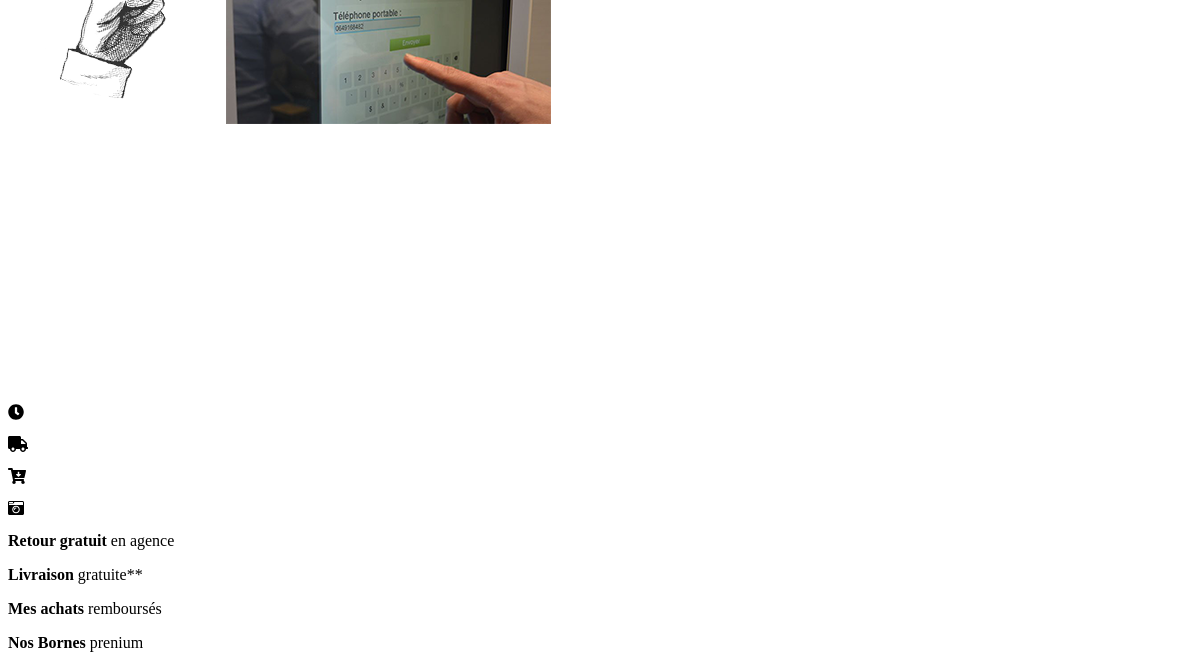
Page /index/INDEXP/home.php (lower part) on the earlier database version.
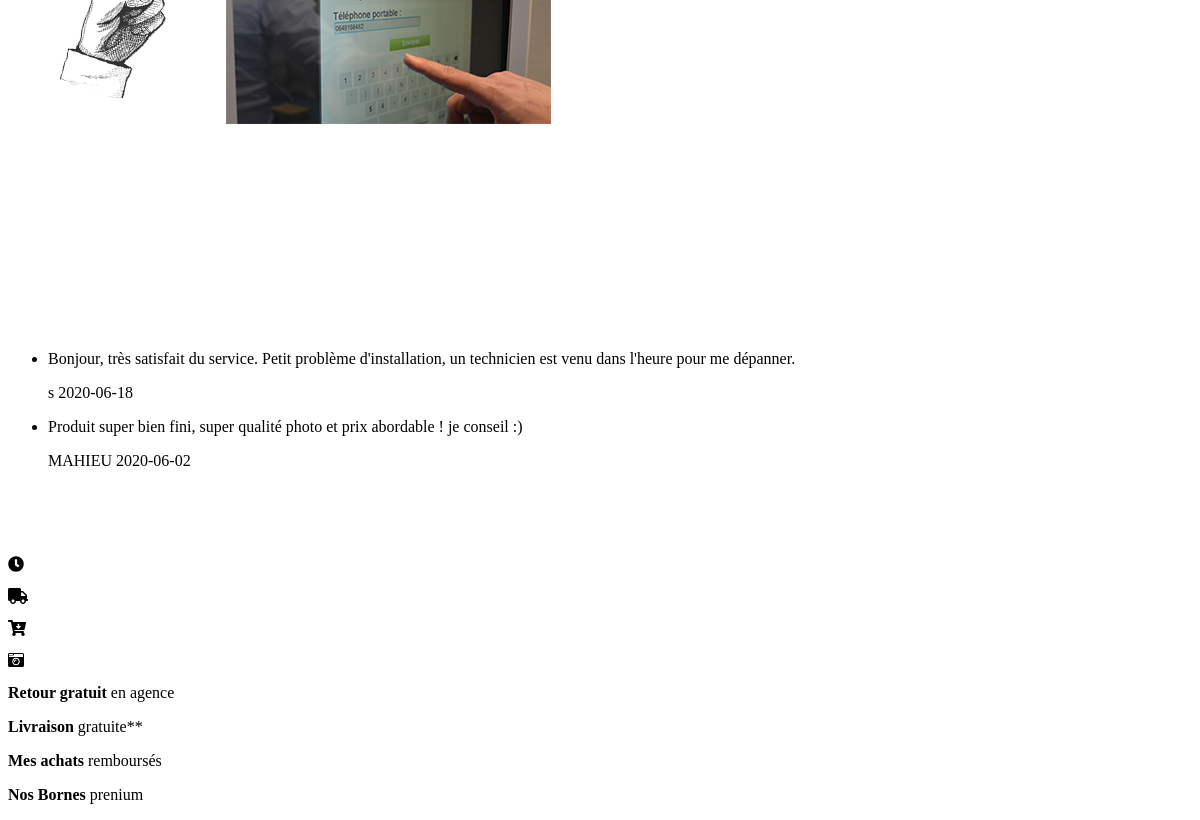
Same page on the later database version.
### tables this page shows
CREATE TABLE `commentaire` (
  `id` int(11) NOT NULL,
  `id_client` int(11) NOT NULL,
  `commentaire` text NOT NULL,
  `date_com` date NOT NULL
);

CREATE TABLE `users` (
  `id` int(11) NOT NULL,
  `nom` varchar(50) NOT NULL,
  `prenom` varchar(50) NOT NULL,
  `age` date NOT NULL,
  `adresse` varchar(255) NOT NULL,
  `ville` varchar(255) NOT NULL,
  `login` varchar(255) NOT NULL,
  `passwd` varchar(255) NOT NULL,
  `role` varchar(20) NOT NULL DEFAULT 'client',
  `civilité` varchar(25) NOT NULL
);

### index/INDEXP/home.php (the view, shortened to what this page needs)
<?php   include('params\BDD\bdd.php'); ?>
<head>
</head>
	<div class="container3 flex-mob-col">
	<div class="presentationimage2"><img src="img/borncarterasberry.png"></div>
</div>
<div class="comments">
<?php
		$req= "SELECT commentaire.*, users.nom, users.prenom FROM commentaire JOIN users ON users.id = commentaire.id_client";
		$Ores = $bdd->query($req);
		while ($info = $Ores->fetch())
		{
			?>
				<div class="avis">
					<ul class="grid-testimonials">
						<li>
							<div><p><?php echo $info->commentaire; ?></p><span class="quote-arrow"></span></div>
							<span class="grid-testimonials-citation"><?php echo $info->nom . $info->prénom; ?></span>
							<span class="grid-testimonials-citation"><?php echo $info->date_com; ?></span>
						</li>
					</ul>
				</div>
			<?php
		}
		?>
		</div>
<div class="container10">
		<p><i class="fas fa-clock"></i></p>
		<p><i class="fas fa-truck"></i></p>
		<p><i class="fas fa-cart-arrow-down"></i></p>
		<p><i class="fas fa-camera-retro"></i></p>
</div>
<div class="container11">
		<p><strong>Retour gratuit</strong> en agence</p>
		<p><strong>Livraison</strong> gratuite**</p>
		<p><strong>Mes achats</strong> remboursés</p>
		<p><strong>Nos Bornes</strong> prenium</p>
</div>
</body>
</html>

Differences in the rows shown:
added commentaire: commentaire "Bonjour, très satisfait du service. Petit problème d'installation, un technicien est venu dans l'heure pour me dépanner.", id_client.nom "s", date_com "2020-06-18"
added commentaire: commentaire "Produit super bien fini, super qualité photo et prix abordable ! je conseil :)", id_client.nom "MAHIEU", date_com "2020-06-02"
